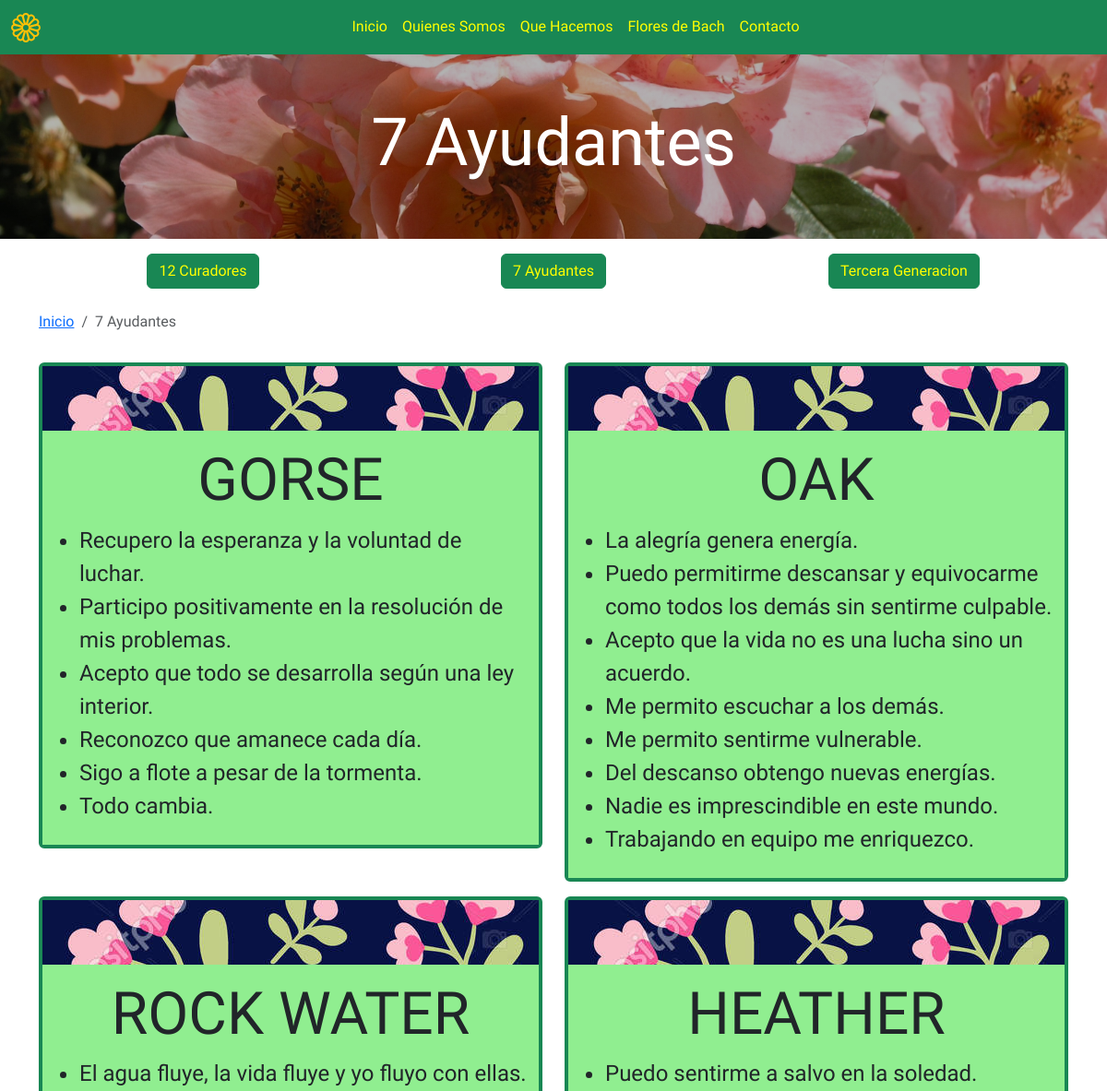
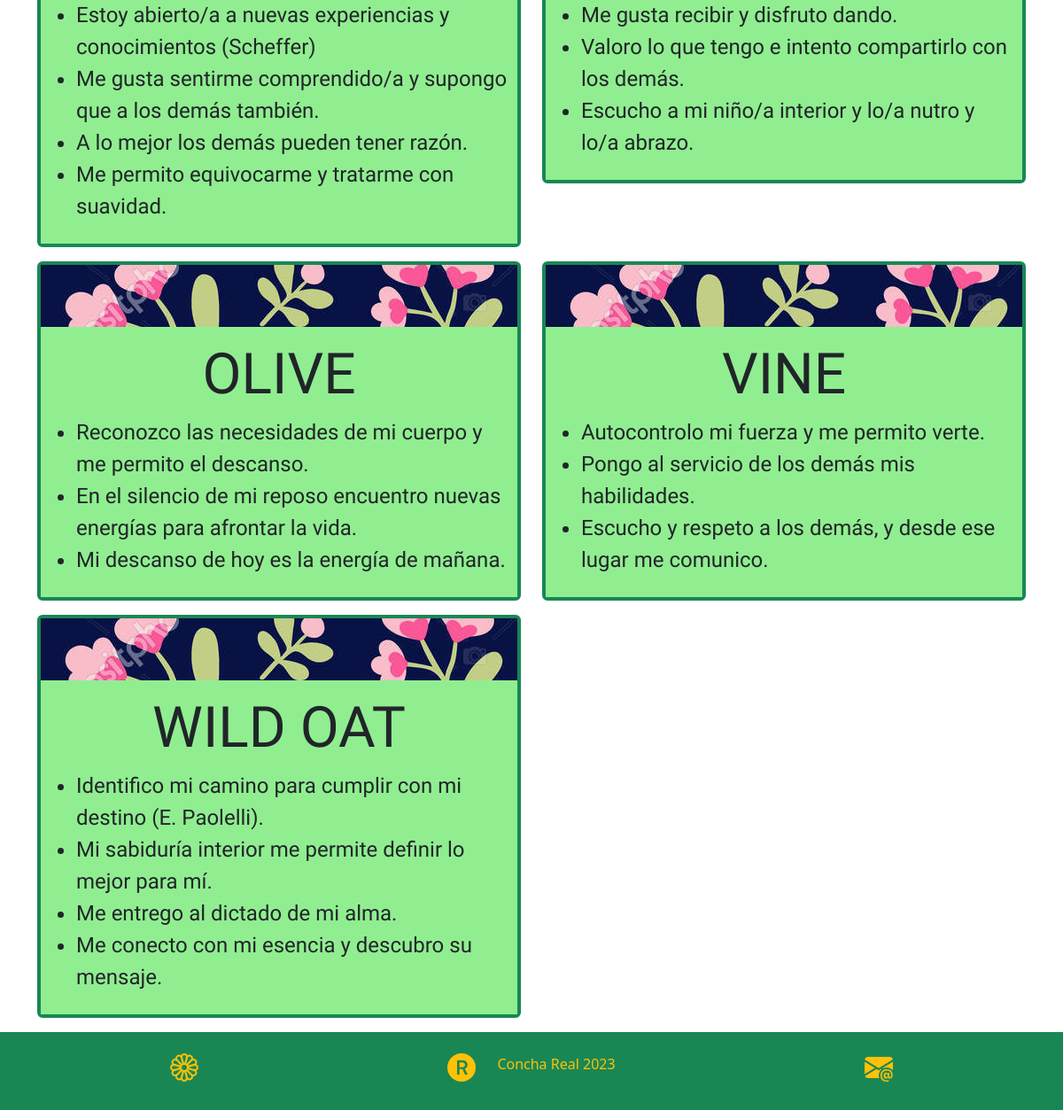
Page /ayudantes.php on the committed database (2 pictures, top to bottom).
### tables this page shows
CREATE TABLE `ayudantes` (
  `id` int NOT NULL,
  `nombre` varchar(255) NOT NULL,
  `content` text NOT NULL
);

### ayudantes.php (the view)
<?php include 'templates/header.php';?>
<?php include 'templates/navbar.php';?>
<div class="container-fluid d-flex justify-content-center align-items-center mich" style="background-image:linear-gradient(rgba(0, 0, 0, 0.3), rgba(0, 0, 0, 0.3)), url('img/cinco-min.jpg');background-size:cover;height:200px;background-position:center;">
        <h1 class="text-white display-2">7 Ayudantes</h1>
     </div>
  <div class="container">
  <div class="row mt-3">
    <div class="col-md-4 d-flex justify-content-center mb-2 mich ">
        <a href="curadores" class="btn btn-success " style="color:yellow;">12 Curadores</a>
    </div>
    <div class="col-md-4 d-flex justify-content-center mb-2 mich ">
        <a href="ayudantes" class="btn btn-success " style="color:yellow;">7 Ayudantes</a>
    </div>
    <div class="col-md-4 d-flex justify-content-center  mb-2 mich ">
        <a href="tercerageneracion" class="btn btn-success " style="color:yellow;">Tercera Generacion</a>
    </div>
</div>
<div class="row mt-3">
          <div class="col-md-4 mich">
          <nav aria-label="breadcrumb">
                  <ol class="breadcrumb">
                  <li class="breadcrumb-item"><a href="index">Inicio</a></li>
                 <li class="breadcrumb-item active" aria-current="page">7 Ayudantes</li>
                 </ol>
               </nav>
          </div>
        </div>
<div class="row mt-3">
         <?php
                include "config/db.php";
                $query = "select * from ayudantes";
                $result = mysqli_query($conn,$query);
                $cards = mysqli_fetch_all($result, MYSQLI_ASSOC);
            ?>
                 <?php if (isset($cards)): ?>
	                 <?php foreach ($cards as $card): ?>
            <div class="col-md-6 mb-3">
              <div class="d-flex flex-column border border-success border-4 rounded">
                         <div class="" style="background-image:url('img/cenefa.jpg');                       height:70px;backgtound-size:cover;">
                         </div>
                         <div class="nota p-2" style="background-color:#90EE90;">
                                      <h2 class="mt-2 mb-2 display-3 text-center"><?php echo html_entity_decode($card['nombre']);?></h2>
                             <div class="fs-4" >
                             <?php echo html_entity_decode($card['content']);?>
                             </div>
                         </div>
                       </div>
            </div>
                       <?php endforeach ?>
                       <?php else: ?>
                   	<h2>No posts available</h2>
                      <?php endif ?>
                       </div>
  </div>
  <?php include 'templates/footer.php';?>

### templates/header.php (shortened to what this page needs)
<!DOCTYPE html>
<html lang="en">
<head>
    <link href="https://cdn.jsdelivr.net/npm/bootstrap@5.3.0/dist/css/bootstrap.min.css" rel="stylesheet">
    <link rel="stylesheet" href="https://cdn.jsdelivr.net/npm/bootstrap-icons@1.10.5/font/bootstrap-icons.css">
    <link rel="stylesheet" href="css/style.css">
    <link rel="stylesheet" href="css/typo.css">
</head>
<body>

### templates/navbar.php (shortened to what this page needs)
<nav class="navbar navbar-expand-lg navbar-dark bg-success mich">
        <div class="container-fluid">
          <a class="navbar-brand" href="#">
          </a>
          <div class="collapse navbar-collapse" id="navbarSupportedContent">
            <ul class="navbar-nav mx-auto mb-2 mb-lg-0">
              <li class="nav-item">
                <a class="nav-link active" style="color: yellow;" aria-current="page" href="index">
                 Inicio
                </a>
              </li>
              <li class="nav-item">
                <a class="nav-link" style="color: yellow;" href="quienessomos">Quienes Somos</a>
              </li>
              <li class="nav-item">
                <a class="nav-link" style="color: yellow;" href="quehacemos">Que Hacemos</a>
              </li>
              <li class="nav-item">
                <a class="nav-link" style="color: yellow;" href="floresdebach">Flores de Bach</a>
              </li>
              <li class="nav-item">
                <a class="nav-link " style="color: yellow;" href="contacto" >Contacto</a>
              </li>
            </ul>
          </div>
        </div>
      </nav>

### templates/footer.php (shortened to what this page needs)
<div class="container-fluid bg-success p-4">
          <div class="row">
          <div class="col-md-4 d-flex  justify-content-center">
          </div>
          <div class="col-md-4 d-flex flex-row justify-content-center  ">
            <p class="ms-4 text-warning">Concha Real 2023</p>
          </div>
          <div class="col-md-4 d-flex  justify-content-center">
            <a href="mailto:conchareal@hotmail.com">
            </a>
          </div>
        </div>
        </div>
</body>
</html>

### css/typo.css (style rules this page uses)
.mich { font-family: 'Michroma', sans-serif; }
.nota { font-family: 'Patrick Hand SC', cursive; }

### rows in the picture
ayudantes: nombre "GORSE", content "Recupero la esperanza y la voluntad de luchar. Participo positivamente en la resolución de mis problemas. Acepto que todo se desarrolla según una ley interior. Reconozco que amanece cada día. Sigo a flote a pesar de la tormenta. Todo cambia."
ayudantes: nombre "OAK", content "La alegría genera energía. Puedo permitirme descansar y equivocarme como todos los demás sin sentirme culpable. Acepto que la vida no es una lucha sino un acuerdo. Me permito escuchar a los demás. Me permito sentirme vulnerable. Del descanso obtengo nuevas energías. Nadie es imprescindible en este mundo. Trabajando en equipo me enriquezco."
ayudantes: nombre "ROCK WATER", content "El agua fluye, la vida fluye y yo fluyo con ellas. Estoy abierto/a a nuevas experiencias y conocimientos (Scheffer) Me gusta sentirme comprendido/a y supongo que a los demás también. A lo mejor los demás pueden tener razón. Me permito equivocarme y tratarme con suavidad."
ayudantes: nombre "HEATHER", content "Puedo sentirme a salvo en la soledad. Me gusta recibir y disfruto dando. Valoro lo que tengo e intento compartirlo con los demás. Escucho a mi niño/a interior y lo/a nutro y lo/a abrazo."
ayudantes: nombre "OLIVE", content "Reconozco las necesidades de mi cuerpo y me permito el descanso. En el silencio de mi reposo encuentro nuevas energías para afrontar la vida. Mi descanso de hoy es la energía de mañana."
ayudantes: nombre "VINE", content "Autocontrolo mi fuerza y me permito verte. Pongo al servicio de los demás mis habilidades. Escucho y respeto a los demás, y desde ese lugar me comunico."
ayudantes: nombre "WILD OAT", content "Identifico mi camino para cumplir con mi destino (E. Paolelli). Mi sabiduría interior me permite definir lo mejor para mí. Me entrego al dictado de mi alma. Me conecto con mi esencia y descubro su mensaje."
